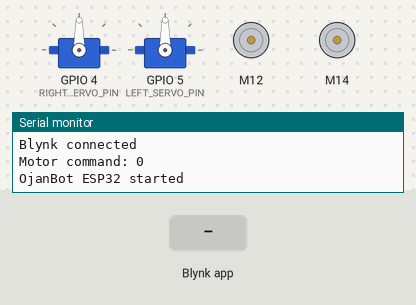
This sketch was run on a simulated ESP32. Shown: 2 × servo, 2 × DC motor (green arrow = forward, orange = backward, longer = faster), the last lines printed to the serial monitor. The inputs (shaded band) are chosen by the test bench. WiFi joins after 1.5 s; servers stay silent unless stated.

Above: at 3.0 s.
3.1 s: Blynk app writes 1 to V0
At 3.5 s:
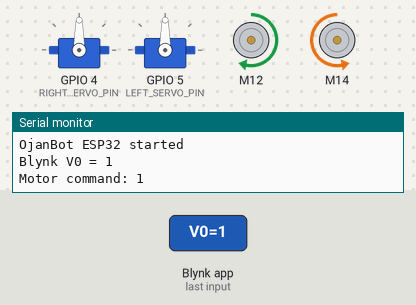
4.6 s: Blynk app writes 1 to V1
At 5.8 s:
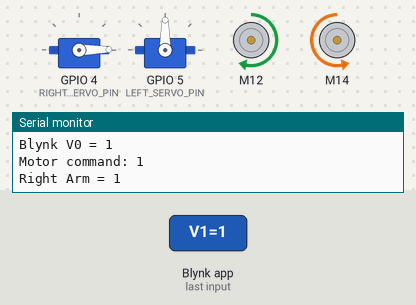
6.1 s: Blynk app writes 1 to V2
At 7.0 s:
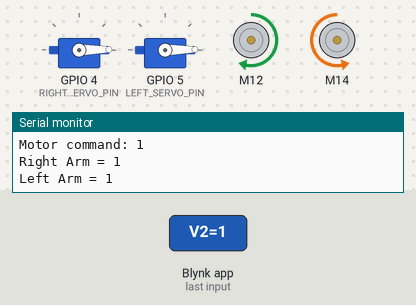
7.6 s: Blynk app writes 1 to V4
At 8.1 s:
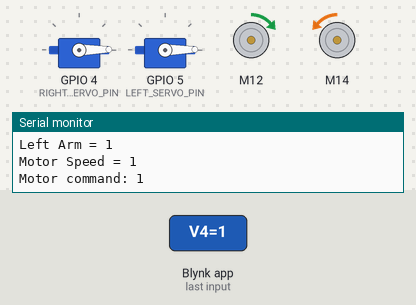
9.1 s: Blynk app writes 200 to V1
At 10.3 s:
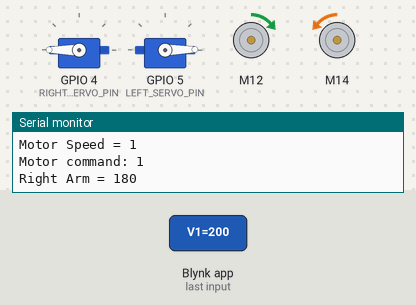
10.6 s: Blynk app writes 200 to V2
At 11.6 s:
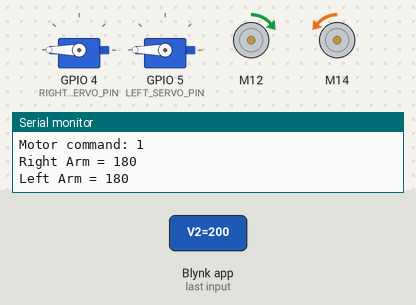
Timing chart, 0 to 13.1 s (numbered marks = the images above; inputs shaded):
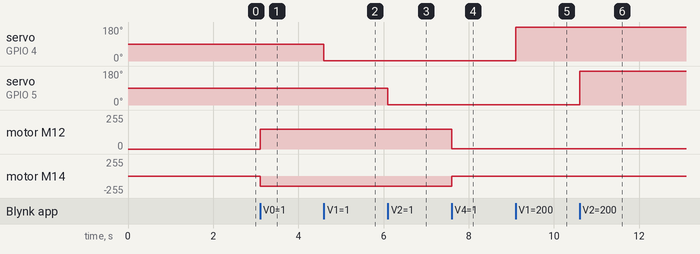

Measured:
- after the input at 3.1 s, motor M12: stopped → forward 150/255 at once; motor M14: stopped → backward 150/255 at once
- after the input at 4.6 s, servo on GPIO 4 (RIGHT_SERVO_PIN): 90° → 1° at once
- after the input at 6.1 s, servo on GPIO 5 (LEFT_SERVO_PIN): 90° → 1° at once
- after the input at 7.6 s, motor M12: forward 150/255 → forward 1/255 at once; motor M14: backward 150/255 → backward 1/255 at once
- after the input at 9.1 s, servo on GPIO 4 (RIGHT_SERVO_PIN): 1° → 180° at once
- after the input at 10.6 s, servo on GPIO 5 (LEFT_SERVO_PIN): 1° → 180° at once

The sketch:

OjanBot_ESP32_Blynk.ino
```cpp
#define BLYNK_TEMPLATE_ID "TMPL6whG54-IM"
#define BLYNK_TEMPLATE_NAME "OjanBot ESP32"
#define BLYNK_AUTH_TOKEN "9h2C"

#include <WiFi.h>
#include <BlynkSimpleEsp32.h>
#include <ESP32Servo.h>
#include "CytronMotorDriver.h"

// WiFi
char ssid[] = "QEatron";
char pass[] = "f5f4f3ff5";

// =========================
// Motor Driver
// =========================
// M1 = Left Motor
// M2 = Right Motor
CytronMD motor1(PWM_PWM, 12, 13);
CytronMD motor2(PWM_PWM, 14, 27);

// =========================
// Servo Pins
// =========================
#define RIGHT_SERVO_PIN 4
#define LEFT_SERVO_PIN 5

Servo rightServo;
Servo leftServo;

// =========================
// Motor Commands
// =========================
#define STOP     0
#define FORWARD  1
#define BACKWARD 2
#define LEFT     3
#define RIGHT    4

// =========================
// Variables
// =========================
int motorSpeed = 150;
int currentCommand = STOP;

// =========================
// Robot Movement
// =========================
void moveRobot(int command)
{
  currentCommand = command;

  Serial.print("Motor command: ");
  Serial.println(command);

  switch (command)
  {
    case FORWARD:
      // Left motor forward
      // Right motor forward
      motor1.setSpeed(+motorSpeed);
      motor2.setSpeed(-motorSpeed);
      break;

    case BACKWARD:
      // Left motor backward
      // Right motor backward
      motor1.setSpeed(-motorSpeed);
      motor2.setSpeed(+motorSpeed);
      break;

    case LEFT:
      // Left motor backward
      // Right motor forward
      motor1.setSpeed(-motorSpeed);
      motor2.setSpeed(-motorSpeed);
      break;

    case RIGHT:
      // Left motor forward
      // Right motor backward
      motor1.setSpeed(+motorSpeed);
      motor2.setSpeed(+motorSpeed);
      break;

    case STOP:
    default:
      motor1.setSpeed(0);
      motor2.setSpeed(0);
      break;
  }
}

// =========================
// Blynk - Motor Control
// V0:
// 0 = STOP
// 1 = FORWARD
// 2 = BACKWARD
// 3 = LEFT
// 4 = RIGHT
// =========================
BLYNK_WRITE(V0)
{
  int command = param.asInt();

  Serial.print("Blynk V0 = ");
  Serial.println(command);

  moveRobot(command);
}

// =========================
// Blynk - Right Arm
// V1 = 0 to 180
// =========================
BLYNK_WRITE(V1)
{
  int angle = constrain(param.asInt(), 0, 180);

  Serial.print("Right Arm = ");
  Serial.println(angle);

  rightServo.write(angle);
}

// =========================
// Blynk - Left Arm
// V2 = 0 to 180
// =========================
BLYNK_WRITE(V2)
{
  int angle = constrain(param.asInt(), 0, 180);

  Serial.print("Left Arm = ");
  Serial.println(angle);

  leftServo.write(angle);
}

// =========================
// Blynk - Motor Speed
// V4 = 0 to 255
// =========================
BLYNK_WRITE(V4)
{
  motorSpeed = constrain(param.asInt(), 0, 255);

  Serial.print("Motor Speed = ");
  Serial.println(motorSpeed);

  // Apply new speed to the current movement
  if (currentCommand != STOP)
  {
    moveRobot(currentCommand);
  }
}

// =========================
// When Blynk connects
// =========================
BLYNK_CONNECTED()
{
  Serial.println("Blynk connected");

  // Set servos to center position
  rightServo.write(90);
  leftServo.write(90);

  // Update Blynk dashboard
  Blynk.virtualWrite(V1, 90);
  Blynk.virtualWrite(V2, 90);

  // Set default motor speed
  motorSpeed = 150;
  Blynk.virtualWrite(V4, 150);

  // Stop motors
  moveRobot(STOP);
}

// =========================
// Setup
// =========================
void setup()
{
  Serial.begin(115200);

  // -------------------------
  // Servo setup
  // -------------------------
  rightServo.setPeriodHertz(50);
  leftServo.setPeriodHertz(50);

  rightServo.attach(RIGHT_SERVO_PIN, 500, 2400);
  leftServo.attach(LEFT_SERVO_PIN, 500, 2400);

  rightServo.write(90);
  leftServo.write(90);

  // -------------------------
  // Stop motors at startup
  // -------------------------
  motor1.setSpeed(0);
  motor2.setSpeed(0);

  // -------------------------
  // Connect to Blynk
  // -------------------------
  Blynk.begin(BLYNK_AUTH_TOKEN, ssid, pass);

  Serial.println("OjanBot ESP32 started");
}

// =========================
// Main Loop
// =========================
void loop()
{
  Blynk.run();
}
```
